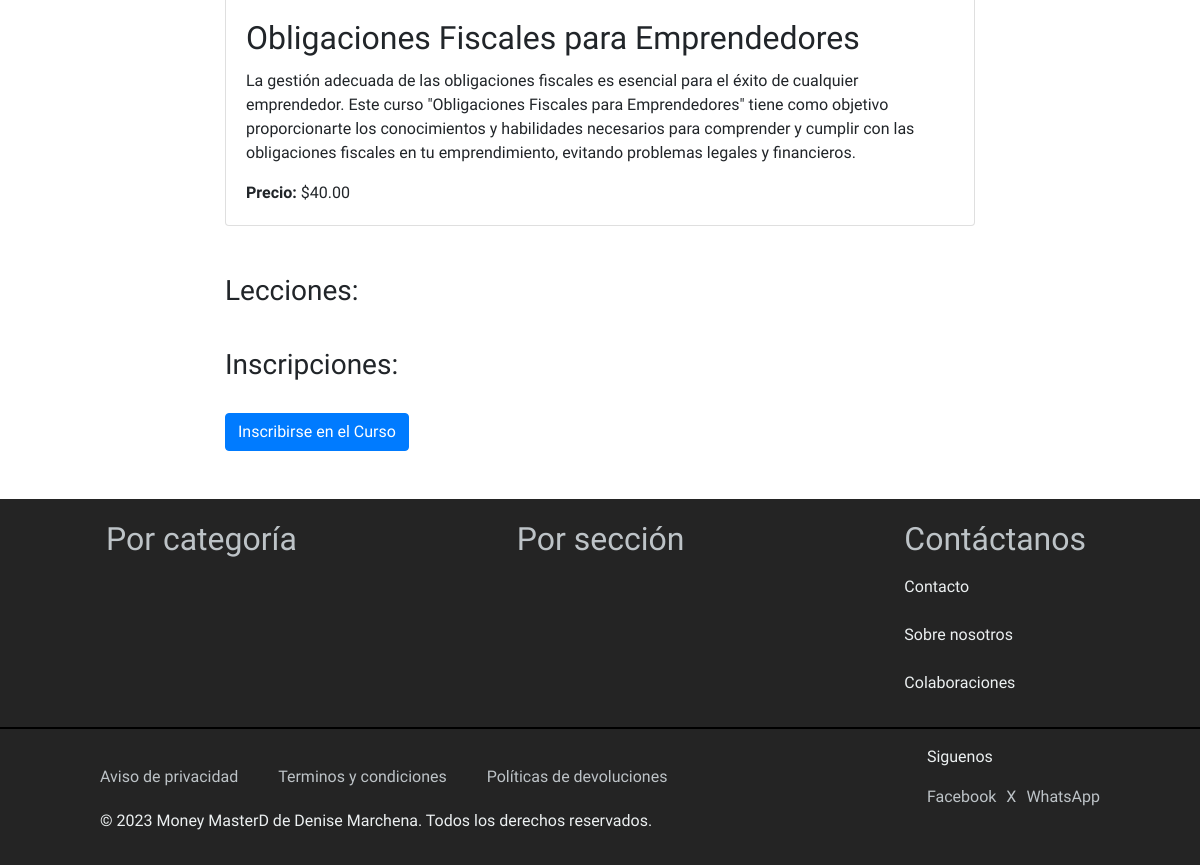
The page /contenido/curso/5/ (lower part) on the database as committed earlier.
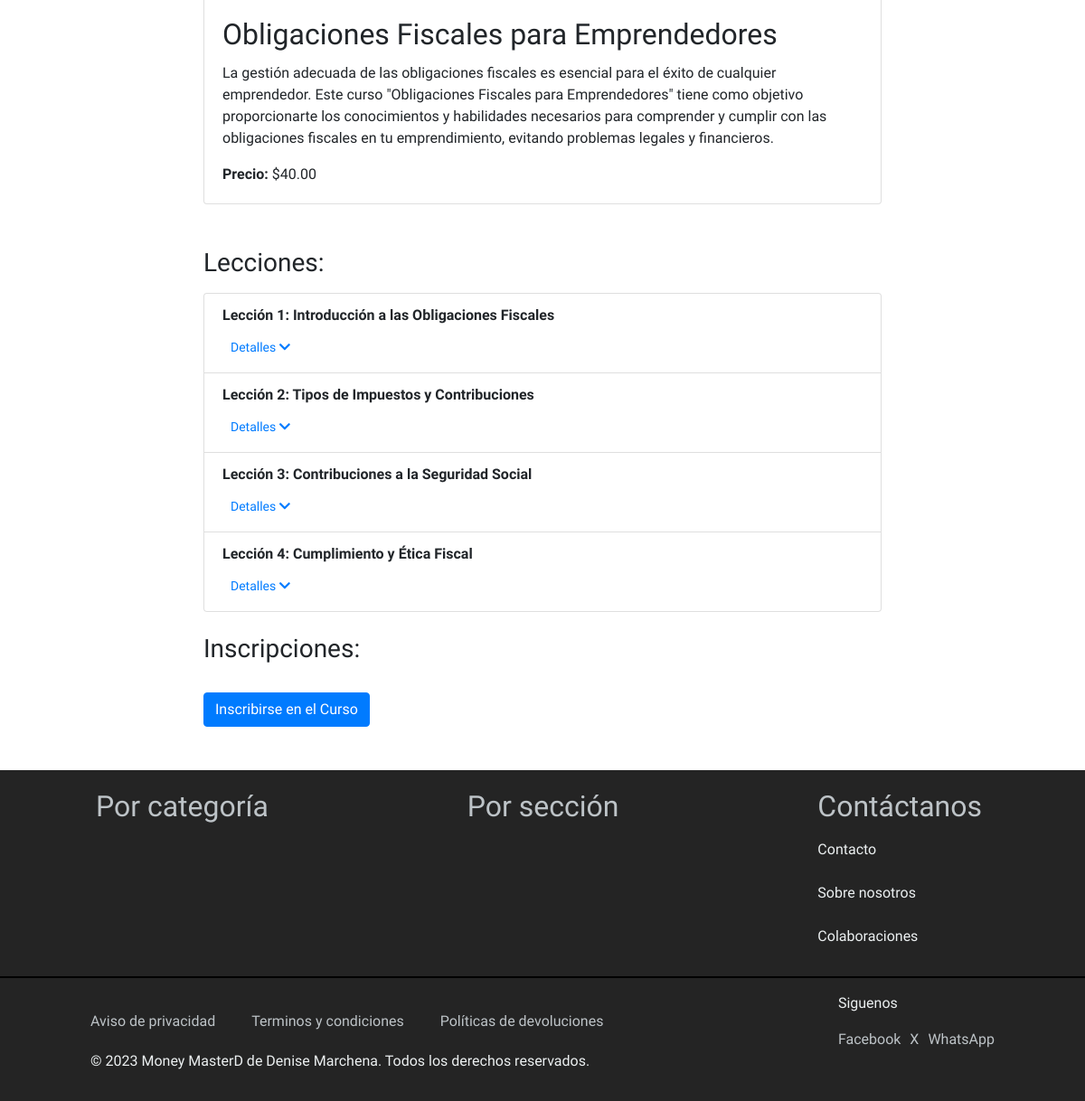
The same page on the database as committed later.
### Money/models.py (models this page shows, shortened)
class Leccion(models.Model):
    titulo = models.CharField(max_length=200)
    resumen = models.TextField(null=True, blank=True)  # Resumen de la lección
    duracion = models.DurationField(null=True, blank=True)  # Duración de la lección
    contenido = models.OneToOneField('Contenido', on_delete=models.CASCADE, related_name='leccion')
    curso = models.ForeignKey(Curso, on_delete=models.CASCADE, related_name='lecciones')
    orden = models.PositiveIntegerField()

### Money/views.py (the view)
# urls.py: path('contenido/curso/<int:curso_id>/', views.detalle_curso, name='detalle_curso'),
def detalle_curso(request, curso_id):
    curso = Curso.objects.get(id=curso_id)
    lecciones = curso.lecciones.all()
    inscripciones = InscripcionCurso.objects.filter(curso=curso)
    return render(request, 'contenido/detalle_curso.html', {'curso': curso, 'lecciones': lecciones, 'inscripciones': inscripciones})

### Money/templates/contenido/detalle_curso.html (shortened to what this page needs)
{% extends 'base.html' %}
{% block extra_head %}
<link rel="stylesheet" href="https://cdnjs.cloudflare.com/ajax/libs/font-awesome/5.15.1/css/all.min.css">
{% endblock %}
{% block content %}
<div class="container mt-5">
    <div class="row">
        <div class="col-md-8 offset-md-2">
            <div class="card mb-4">
                <div class="card-body">
                    <h2 class="card-title">{{ curso.titulo }}</h2>
                    <p class="card-text">{{ curso.descripcion }}</p>
                    <p class="card-text"><strong>Precio:</strong> ${{ curso.precio }}</p>
                </div>
            </div>
        </div>
    </div>
    <div class="row mt-4">
        <div class="col-md-8 offset-md-2">
            <h3 class="mb-3">Lecciones:</h3>
            <div class="list-group">
                {% for leccion in lecciones %}
                    <div class="list-group-item">
                        <div class="d-flex justify-content-between align-items-center">
                            <a href="{% url 'contenido_leccion' leccion.id %}" class="custom-link font-weight-bold">{{ leccion.titulo }}</a>
                        </div>
                        <div class="mt-2 d-flex justify-content-between align-items-center">
                            <button class="btn btn-link btn-sm" type="button" data-toggle="collapse" data-target="#detalleLeccion{{ leccion.id }}" aria-expanded="false">
                                Detalles <i class="fas fa-chevron-down detail-icon"></i>
                            </button>
                        </div>
                    </div>
                {% endfor %}
            </div>
        </div>
    </div>
    <div class="row mt-4">
        <div class="col-md-8 offset-md-2">
            <h3>Inscripciones:</h3>
        </div>
    </div>
    {% if user != curso.instructor %}
        <div class="row mt-4">
            <div class="col-md-8 offset-md-2">
                <a href="{% url 'inscribir_curso' curso_id=curso.id %}" class="btn btn-primary">Inscribirse en el Curso</a>
            </div>
        </div>
    {% endif %}
</div>
<br>
<br>
{% endblock %}

Rows that differ between the two databases and show on the page:
added Leccion: titulo "Lección 1: Introducción a las Obligaciones Fiscales"
added Leccion: titulo "Lección 2: Tipos de Impuestos y Contribuciones"
added Leccion: titulo "Lección 3: Contribuciones a la Seguridad Social"
added Leccion: titulo "Lección 4: Cumplimiento y Ética Fiscal"
